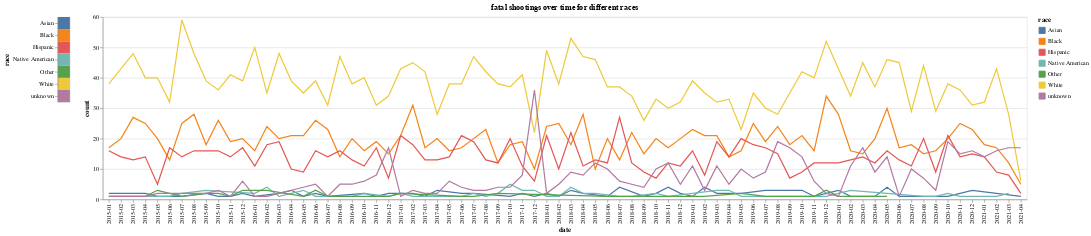

This figure's notebook cell:
### Code cell
races_1=pd.DataFrame({"race":list(list_races)})

selection = alt.selection_multi(fields=['race'])
color = alt.condition(selection, alt.Color('race:N'), alt.value('lightgray'))

selector1 = alt.Chart(races_1).mark_rect().encode(y='race', color=color).add_selection(selection)
selector2 = alt.Chart(races,title="fatal shootings over time for different races").mark_line().encode(x='date', y="count", color='race').transform_filter(selection)

selector1 | selector2

### Figure 1 — Vega-Lite specification as saved in the notebook (floating-point values rounded to 4 significant figures; data arrays with more than 128 entries replaced by an {"elided": "..."} marker saying what was removed)
{"config": {"view": {"continuousWidth": 400, "continuousHeight": 300}}, "hconcat": [{"data": {"name": "data-6a2e9ef91908b7425f684e68f1e10485"}, "mark": "rect", "encoding": {"color": {"condition": {"type": "nominal", "field": "race", "selection": "selector007"}, "value": "lightgray"}, "y": {"type": "nominal", "field": "race"}}, "selection": {"selector007": {"type": "multi", "fields": ["race"]}}}, {"data": {"name": "data-5a04793aad910d6977f58635dec8f753"}, "mark": "line", "encoding": {"color": {"type": "nominal", "field": "race"}, "x": {"type": "nominal", "field": "date"}, "y": {"type": "quantitative", "field": "count"}}, "title": "fatal shootings over time for different races", "transform": [{"filter": {"selection": "selector007"}}]}], "$schema": "https://vega.github.io/schema/vega-lite/v4.8.1.json", "datasets": {"data-6a2e9ef91908b7425f684e68f1e10485": [{"race": "White"}, {"race": "Hispanic"}, {"race": "Black"}, {"race": "unknown"}, {"race": "Asian"}, {"race": "Native American"}, {"race": "Other"}], "data-5a04793aad910d6977f58635dec8f753": {"elided": "441 records"}}}
